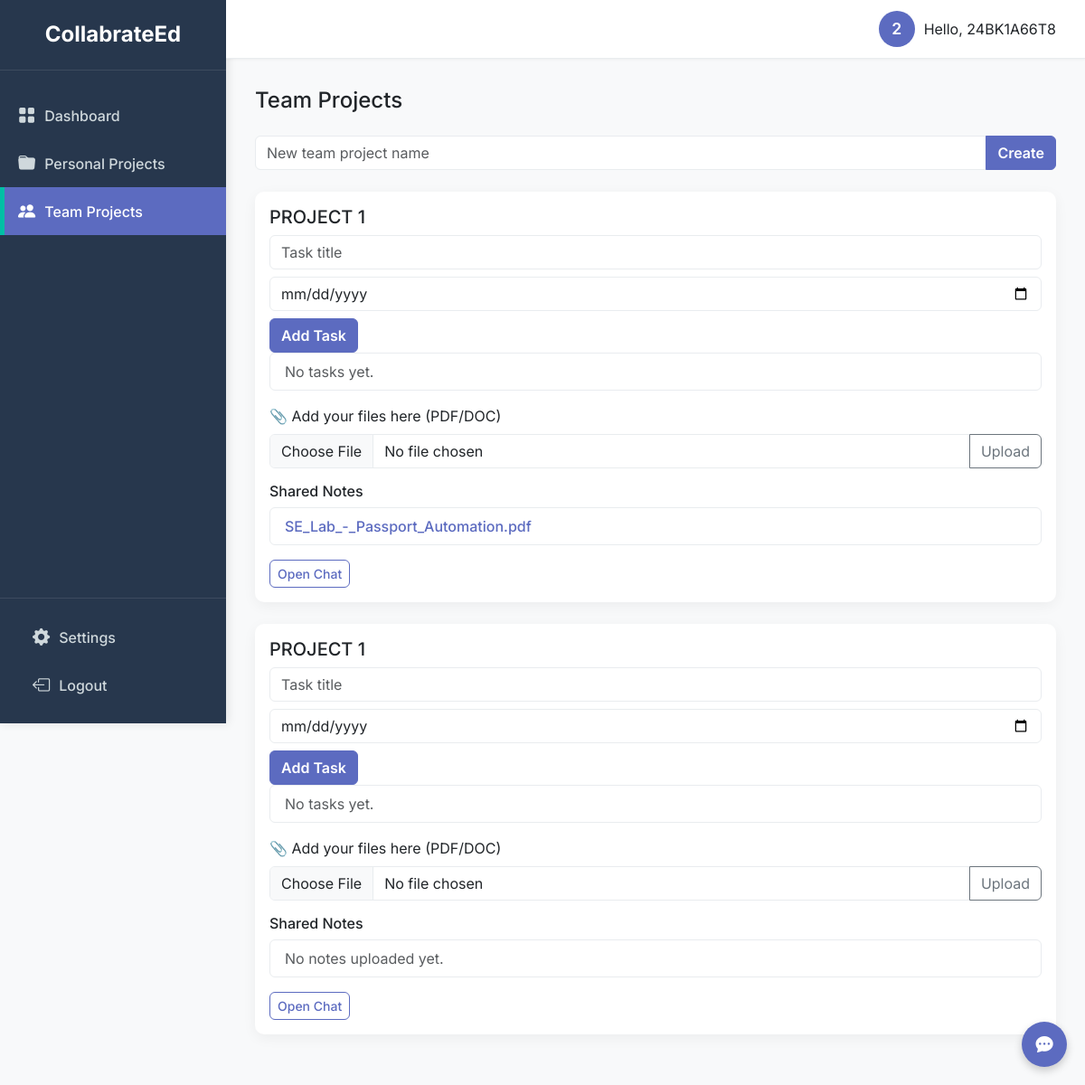
Page /team-projects (signed in) on the earlier database version.
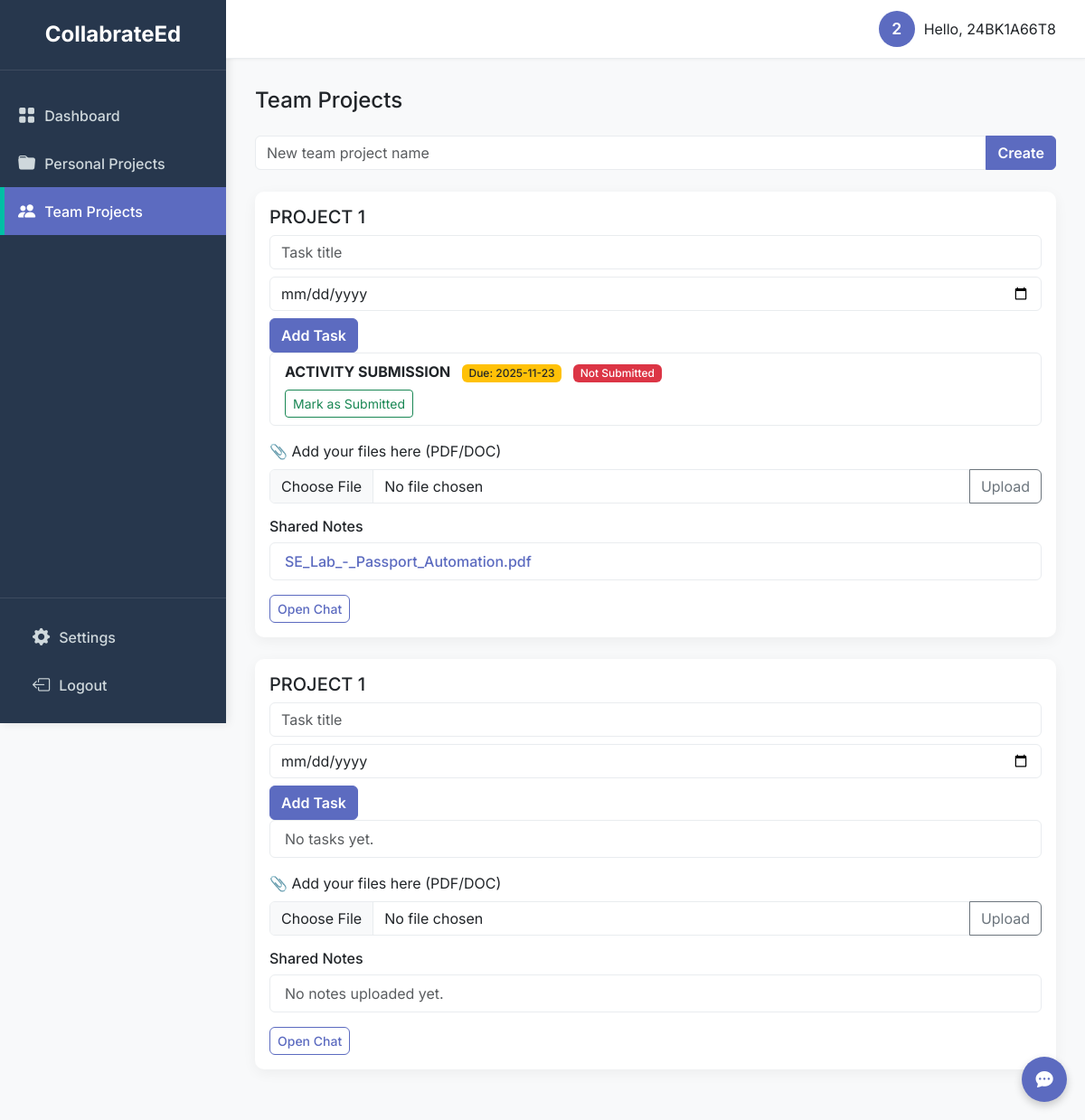
Same page on the later database version.
### models.py (models this page shows)
class User(db.Model):
    id = db.Column(db.Integer, primary_key=True)
    username = db.Column(db.String(80), unique=True, nullable=False)
    password = db.Column(db.String(120), nullable=False)
    projects = db.relationship("Project", backref="owner", lazy=True)
    messages = db.relationship("Message", backref="sender", lazy=True)
    notes = db.relationship("Note", backref="author", lazy=True)
    assigned_tasks = db.relationship(
        "Task",
        backref="assignee",
        lazy=True,
        foreign_keys="Task.assigned_to"
    )
    submitted_tasks = db.relationship(
        "Task",
        backref="submitter_user",
        lazy=True,
        foreign_keys="Task.submitted_by"
    )

class Project(db.Model):
    id = db.Column(db.Integer, primary_key=True)
    name = db.Column(db.String(100), nullable=False)
    owner_id = db.Column(db.Integer, db.ForeignKey("user.id"), nullable=False)
    is_team = db.Column(db.Boolean, default=False)
    notes = db.relationship("Note", backref="project", lazy=True)
    messages = db.relationship("Message", backref="project", lazy=True)
    tasks = db.relationship("Task", backref="project", lazy=True)

class Note(db.Model):
    id = db.Column(db.Integer, primary_key=True)
    filename = db.Column(db.String(200), nullable=False)
    user_id = db.Column(db.Integer, db.ForeignKey("user.id"), nullable=False)
    project_id = db.Column(db.Integer, db.ForeignKey("project.id"), nullable=False)

class Task(db.Model):
    id = db.Column(db.Integer, primary_key=True)
    title = db.Column(db.String(200), nullable=False)
    project_id = db.Column(db.Integer, db.ForeignKey("project.id"), nullable=False)
    assigned_to = db.Column(db.Integer, db.ForeignKey("user.id"), nullable=True)
    due_date = db.Column(db.Date, nullable=True)
    submitted = db.Column(db.Boolean, default=False)
    submitted_at = db.Column(db.DateTime, nullable=True)
    submitted_by = db.Column(db.Integer, db.ForeignKey("user.id"), nullable=True)

### app.py (the view, shortened to what this page needs)
@app.route("/team-projects", methods=["GET", "POST"])
def team_projects():
    if "user_id" not in session:
        return redirect(url_for("login"))
    user_id = session["user_id"]
    member_project_ids = [pm.project_id for pm in ProjectMember.query.filter_by(user_id=user_id).all()]
    team_projects = Project.query.filter(Project.id.in_(member_project_ids), Project.is_team == True).all()
    for p in team_projects:
        p.tasks = Task.query.filter_by(project_id=p.id).all()
        p.notes = Note.query.filter_by(project_id=p.id).all()
    return render_template("team_projects.html", team_projects=team_projects)

### app.py (called while the page is built)
@app.before_request
def load_logged_in_user():
    user_id = session.get("user_id")
    if user_id is None:
        g.user = None
    else:
        g.user = User.query.get(user_id)

### templates/team_projects.html
{% extends "base.html" %}
{% block content %}
<h4 class="mb-4">Team Projects</h4>
<form method="POST" class="input-group mb-4">
  <input name="name" class="form-control" placeholder="New team project name" required>
  <button class="btn btn-primary">Create</button>
</form>
{% for project in team_projects %}
  <div class="card mb-4">
    <div class="card-body">
      <h5 class="card-title">{{ project.name }}</h5>
      <form method="POST" action="/tasks/{{ project.id }}">
        <input type="text" name="title" placeholder="Task title" class="form-control mb-2" required>
        <input type="date" name="due_date" class="form-control mb-2">
        <button type="submit" class="btn btn-primary">Add Task</button>
      </form>
      <ul class="list-group mb-3">
        {% for task in project.tasks %}
          <li class="list-group-item d-flex justify-content-between align-items-start flex-column">
            <div class="w-100">
              <strong>{{ task.title }}</strong>
              {% if task.due_date %}
                <span class="badge bg-warning text-dark ms-2">Due: {{ task.due_date.strftime('%Y-%m-%d') }}</span>
              {% endif %}
              {% if task.submitted %}
                <span class="badge bg-success ms-2">
                  Submitted by {{ task.submitter_user.username }} on {{ task.submitted_at.strftime('%Y-%m-%d') }}
                </span>
              {% else %}
                <span class="badge bg-danger ms-2">Not Submitted</span>
              {% endif %}
            </div>
            {% if not task.submitted %}
              <form method="POST" action="/submit-task/{{ task.id }}" class="mt-2">
                <button class="btn btn-outline-success btn-sm">Mark as Submitted</button>
              </form>
            {% endif %}
          </li>
        {% else %}
          <li class="list-group-item text-muted">No tasks yet.</li>
        {% endfor %}
      </ul>
      <form method="POST" action="{{ url_for('upload_team_note', project_id=project.id) }}" enctype="multipart/form-data" class="mb-3">
        <label class="form-label">📎 Add your files here (PDF/DOC)</label>
        <div class="input-group">
          <input type="file" name="file" class="form-control" required>
          <button class="btn btn-outline-secondary" type="submit">Upload</button>
        </div>
      </form>
      <h6>Shared Notes</h6>
      <ul class="list-group mb-3">
        {% for note in project.notes %}
          <li class="list-group-item">
            <a href="{{ url_for('uploaded_file', filename=note.filename) }}" target="_blank">{{ note.filename }}</a>
          </li>
        {% else %}
          <li class="list-group-item text-muted">No notes uploaded yet.</li>
        {% endfor %}
      </ul>
      {% if project.is_team %}
        <a href="{{ url_for('chat', project_id=project.id) }}" class="btn btn-sm btn-outline-primary">Open Chat</a>
      {% else %}
        <div class="text-muted">Chat is only available for team projects.</div>
      {% endif %}
    </div>
  </div>
{% else %}
  <p class="text-muted">No team projects yet. Create one above!</p>
{% endfor %}
{% endblock %}

### templates/base.html (shortened to what this page needs)
<!DOCTYPE html>
<html lang="en">
<head>
  <link href="https://cdn.jsdelivr.net/npm/bootstrap@5.3.0/dist/css/bootstrap.min.css" rel="stylesheet">
  <link rel="stylesheet" href="https://cdn.jsdelivr.net/npm/bootstrap-icons@1.10.5/font/bootstrap-icons.css">
  <link rel="stylesheet" href="{{ url_for('static', filename='style.css') }}">
</head>
<body>
  <div class="app-container">
    <nav class="sidebar flex-shrink-0">
        <h4 class="brand-title-lg">CollabrateEd</h4>
        <ul class="nav flex-column sidebar-nav">
          <li class="nav-item">
            <a href="/dashboard" class="nav-link" title="Dashboard"><i class="bi bi-grid-fill"></i> Dashboard</a>
          </li>
          <li class="nav-item">
            <a href="{{ url_for('dashboard') }}#personal-projects" class="nav-link" title="Personal Projects"><i class="bi bi-folder-fill"></i> Personal Projects</a>
          </li>
          <li class="nav-item">
            <a href="/team-projects" class="nav-link" title="Team Projects"><i class="bi bi-people-fill"></i> Team Projects</a>
          </li>
        </ul>
        <ul class="nav flex-column nav-footer">
          <li class="nav-item">
            <a href="#" class="nav-link" title="Settings"><i class="bi bi-gear-fill"></i> Settings</a>
          </li>
          <li class="nav-item logout-link">
            <a href="/logout" class="nav-link" title="Logout"><i class="bi bi-box-arrow-left"></i> Logout</a>
          </li>
        </ul>
    </nav>
    <div class="main-content">
      <nav class="top-header">
        <a href="/profile" class="user-profile" title="View Profile">
            <div class="user-avatar">
                {% if g.user and g.user.username %}
                {{ g.user.username[0].upper() }}
                {% else %}
                <i class="bi bi-person"></i>
                {% endif %}
            </div>
            <span>Hello, {{ g.user.username if g.user and g.user.username else 'User' }}</span>
        </a>
      </nav>
      <main class="main-panel flex-grow-1">
        {% block content %}{% endblock %}
      </main>
    </div>
  </div> <button id="chat-toggle" class="chat-widget-toggle btn btn-icon">
    <i class="bi bi-chat-dots-fill"></i>
  </button>
</body>
</html>

### static/style.css (style rules this page uses)
:root { --primary-color: #5C6BC0; --primary-hover: #4755a5; --secondary-color: #00BFA5; --light-color: #FFFFFF; --bg-color: #F8F9FA; --card-bg: #FFFFFF; --sidebar-bg: #27374D; --sidebar-link: #CFD8DC; --text-dark: #212529; --text-muted: #6C757D; --border-color: #E9ECEF; --chat-bg: #F0F4F8; }
body { font-family: 'Inter', sans-serif; background-color: var(--bg-color); color: var(--text-dark); display: flex; min-height: 100vh; margin: 0; }
.app-container { display: flex; width: 100%; min-height: 100vh; position: relative; }
.sidebar { width: 250px; min-width: 250px; background-color: var(--sidebar-bg); color: var(--sidebar-link); padding: 0; box-shadow: 2px 0 10px rgba(0, 0, 0, 0.1); display: flex; flex-direction: column; position: sticky; top: 0; height: 100vh; }
.sidebar .brand-title-lg { color: var(--light-color); font-weight: 700; font-size: 1.5rem; padding: 1.5rem; text-align: center; border-bottom: 1px solid rgba(255, 255, 255, 0.1); }
.sidebar-nav { flex-grow: 1; padding: 1rem 0; }
.sidebar .nav-link { color: var(--sidebar-link); padding: 12px 20px; display: flex; align-items: center; gap: 10px; font-size: 1rem; font-weight: 500; transition: all 0.2s ease; }
.sidebar .nav-link i { font-size: 1.2rem; }
.sidebar .nav-link.active { background-color: var(--primary-color); color: var(--light-color); border-left: 5px solid var(--secondary-color); padding-left: 15px; }
.sidebar .nav-footer { padding: 1rem; border-top: 1px solid rgba(255, 255, 255, 0.1); }
.main-content { flex-grow: 1; display: flex; flex-direction: column; }
.top-header { background-color: var(--light-color); border-bottom: 1px solid var(--border-color); box-shadow: 0 1px 3px rgba(0, 0, 0, 0.05); padding: 0.75rem 2rem; display: flex; justify-content: flex-end; align-items: center; position: sticky; top: 0; z-index: 1000; }
.user-profile { display: flex; align-items: center; gap: 10px; text-decoration: none; color: var(--text-dark); }
.user-avatar { width: 40px; height: 40px; background-color: var(--primary-color); color: var(--light-color); border-radius: 50%; display: flex; justify-content: center; align-items: center; font-weight: 600; font-size: 1.1rem; }
.main-panel { background-color: var(--bg-color); padding: 2rem; flex-grow: 1; }
.card { background-color: var(--card-bg); border: none; border-radius: 10px; box-shadow: 0 4px 15px rgba(0, 0, 0, 0.05); }
.list-group-item { background-color: var(--card-bg); border-color: var(--border-color); color: var(--text-dark); }
.list-group-item a { color: var(--primary-color); text-decoration: none; font-weight: 500; }
.form-control, .form-select { border-color: var(--border-color); box-shadow: none !important; border-radius: 6px; }
.btn-primary { background-color: var(--primary-color); border-color: var(--primary-color); font-weight: 600; border-radius: 6px; }
.btn-outline-primary { color: var(--primary-color); border-color: var(--primary-color); font-weight: 500; border-radius: 6px; }
.btn-icon { display: inline-flex; align-items: center; justify-content: center; padding: 0.5rem; font-size: 1.2rem; }
.badge { font-weight: 500; }
.chat-widget-toggle { position: fixed; bottom: 20px; right: 20px; z-index: 1050; background-color: var(--primary-color); color: var(--light-color); border: none; border-radius: 50%; width: 50px; height: 50px; box-shadow: 0 4px 10px rgba(0, 0, 0, 0.2); transition: all 0.3s ease; }

Differences in the rows shown:
shown differently, row unchanged: Project (number 1 of 2 on the later page): no longer shows "No tasks yet."
added Task: title "ACTIVITY SUBMISSION", due_date "2025-11-23", submitted "Not Submitted", shown under Project (number 1 of 2 on the later page)
